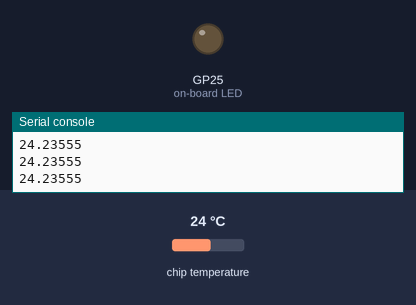
The program below on a simulated Raspberry Pi Pico running MicroPython. Shown: output pins drawn as LEDs (lit = HIGH), the last lines printed to the serial console. The test bench sets the inputs (shaded band); at power-on: chip temperature 24 °C.

Above: at 1.2 s.
1.3 s: chip temperature set to 38 °C
2.8 s: chip temperature set to 41 °C
At 3.2 s:
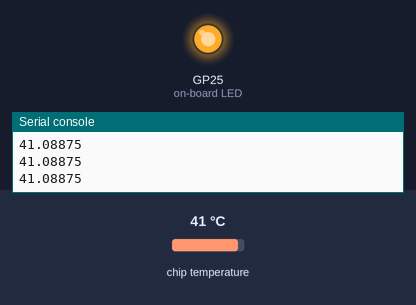
4.3 s: chip temperature set to 1 °C
At 5.5 s:
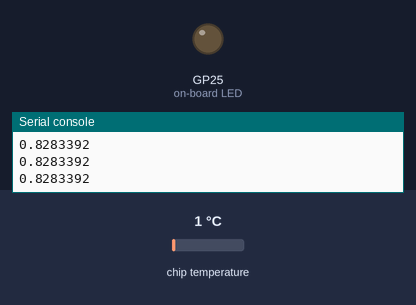
5.8 s: chip temperature set to 44 °C
At 6.9 s:
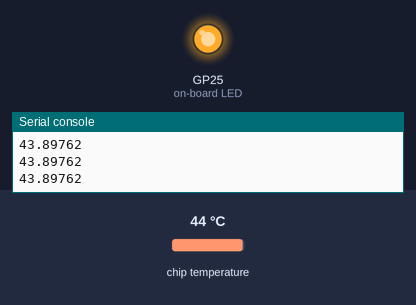
Timing chart, 0 to 8.3 s (numbered marks = the images above; inputs shaded):
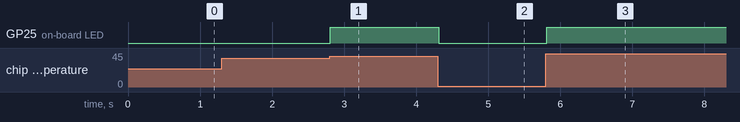

The program:

10_temperature.py
```python
# Choose View -> Plotter in Thonny to see a graph of the results

from picozero import pico_temp_sensor, pico_led
from time import sleep

pico_led.off()

while 1:
    print(pico_temp_sensor.temp)

    if pico_temp_sensor.temp > 40: # when the Pico reaches 40 degrees, turn the internal LED on
        pico_led.on()
    else:
        pico_led.off()

    sleep(0.1)
```

Measured:
- the behaviour switches between 39 and 40 °C on chip temperature (found by bisection; images 0 and 1)
- after the input at 2.8 s, GP25 (on-board LED): LOW → HIGH at once
- after the input at 4.3 s, GP25 (on-board LED): HIGH → LOW at once
- after the input at 5.8 s, GP25 (on-board LED): LOW → HIGH at once
